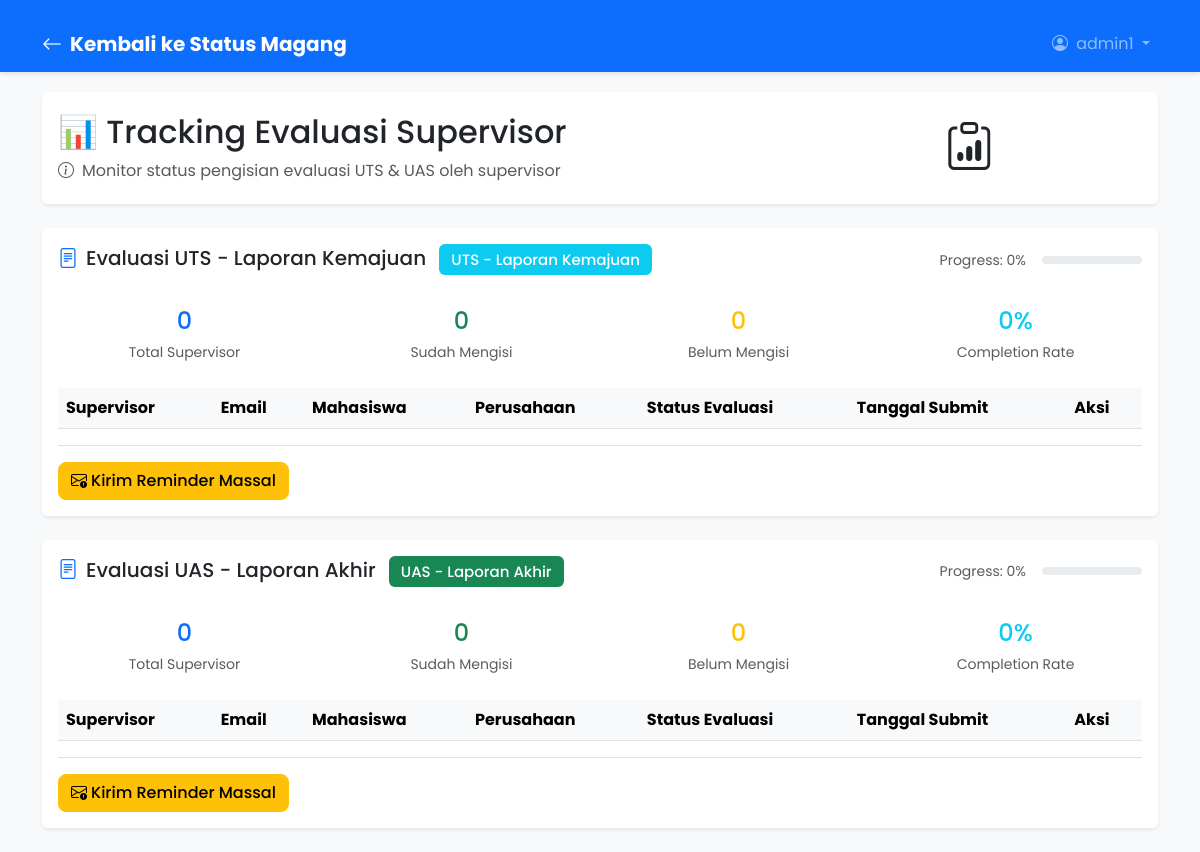
/coops/tracking-evaluasi/ (signed in), run on the app's committed database.
### accounts/models.py (models this page shows)
class User(AbstractUser):
    ROLE_CHOICES = (
        ('mahasiswa', 'Mahasiswa'),
        ('supervisor', 'Supervisor'),
        ('admin', 'Admin'),
    )
    role = models.CharField(max_length=20, choices=ROLE_CHOICES)
    @property
    def supervisor(self):
        """Get supervisor profile if user is a supervisor"""
        if self.role == 'supervisor':
            from jobs.models import Supervisor
            try:
                return self.supervisor_profile
            except:
                supervisor = Supervisor.objects.create(
                    user=self,
                    nama=self.get_full_name() or self.username,
                    email=self.email
                )
                return supervisor
        return None

### coops/models.py (models this page shows, shortened)
class EvaluasiTemplate(models.Model):
    nama = models.CharField(max_length=200)
    jenis = models.CharField(max_length=20, choices=[
        ('uts', 'UTS - Laporan Kemajuan'),
        ('uas', 'UAS - Laporan Akhir'),
    ])
    pertanyaan = models.JSONField(help_text="Array of questions for the evaluation")
    aktif = models.BooleanField(default=True)
    created_at = models.DateTimeField(auto_now_add=True)

### coops/views.py (the view, shortened to what this page needs)
# urls.py: path("tracking-evaluasi/", views.tracking_evaluasi, name="tracking_evaluasi"),
@login_required
def tracking_evaluasi(request):
    if request.user.role != "admin":
        messages.error(request, "Akses ditolak. Anda bukan admin.")
        return redirect("/")
    from .models import EvaluasiTemplate, EvaluasiSupervisor
    tracking_data = []
    for template in EvaluasiTemplate.objects.filter(aktif=True):
        accepted_konfirmasi = KonfirmasiMagang.objects.filter(status__in=['accepted', 'completed'])
        evaluations = EvaluasiSupervisor.objects.filter(template=template)
        total_supervisors = accepted_konfirmasi.count()
        completed = evaluations.filter(status__in=['completed', 'finished']).count()
        pending = total_supervisors - completed
        completion_rate = int((completed / total_supervisors) * 100) if total_supervisors > 0 else 0
        supervisor_details = []
        tracking_data.append({
            'template': template,
            'total_supervisors': total_supervisors,
            'completed': completed,
            'pending': pending,
            'completion_rate': completion_rate,
            'supervisor_details': supervisor_details
        })
    context = {
        'tracking_data': tracking_data
    }
    return render(request, 'coops/tracking_evaluasi.html', context)

### coops/templates/coops/tracking_evaluasi.html (shortened to what this page needs)
{% load static %}
<!DOCTYPE html>
<html lang="en">
  <head>
    <link
      href="https://cdn.jsdelivr.net/npm/bootstrap@5.3.0/dist/css/bootstrap.min.css"
      rel="stylesheet"
    />
    <link rel="stylesheet" href="https://cdn.jsdelivr.net/npm/bootstrap-icons@1.10.0/font/bootstrap-icons.css">
    <link rel="stylesheet" href="{% static 'status.css' %}" />
      <link rel="stylesheet" href="{% static 'navbar-sticky.css' %}" />
  </head>
  <body class="bg-light">
    <nav class="navbar navbar-expand-lg navbar-dark bg-primary">
      <div class="container">
        <a class="navbar-brand fw-bold" href="{% url 'coops:status_magang' %}">
          <i class="bi bi-arrow-left me-2"></i>Kembali ke Status Magang
        </a>
        <div class="navbar-nav ms-auto">
          <div class="nav-item dropdown">
            <a class="nav-link dropdown-toggle" href="#" role="button" data-bs-toggle="dropdown">
              <i class="bi bi-person-circle me-1"></i>
              {% if request.user.is_authenticated %}
                {{ request.user.get_full_name|default:request.user.username }}
              {% endif %}
            </a>
          </div>
        </div>
      </div>
    </nav>
    <div class="container mt-4">
        <div class="row mb-4">
            <div class="col-12">
                <div class="card shadow-sm border-0 bg-gradient">
                    <div class="card-body">
                        <div class="row align-items-center">
                            <div class="col-md-8">
                                <h2 class="mb-2">📊 Tracking Evaluasi Supervisor</h2>
                                <p class="mb-0 opacity-75">
                                    <i class="bi bi-info-circle me-2"></i>Monitor status pengisian evaluasi UTS & UAS oleh supervisor
                                </p>
                            </div>
                            <div class="col-md-4 text-center">
                                <div class="avatar-circle">
                                    <i class="bi bi-clipboard-data" style="font-size: 3rem;"></i>
                                </div>
                            </div>
                        </div>
                    </div>
                </div>
            </div>
        </div>
        {% for data in tracking_data %}
            <div class="row mb-4">
                <div class="col-12">
                    <div class="card shadow-sm border-0">
                        <div class="card-header bg-white border-bottom-0 py-3">
                            <div class="d-flex justify-content-between align-items-center">
                                <h5 class="mb-0">
                                    <i class="bi bi-file-text me-2 text-primary"></i>{{ data.template.nama }}
                                    <span class="badge {% if data.template.jenis == 'uts' %}bg-info{% else %}bg-success{% endif %} ms-2">
                                        {{ data.template.get_jenis_display }}
                                    </span>
                                </h5>
                                <div class="d-flex align-items-center">
                                    <div class="me-3">
                                        <small class="text-muted">Progress: {{ data.completion_rate }}%</small>
                                    </div>
                                    <div class="progress" style="width: 100px; height: 8px;">
                                    </div>
                                </div>
                            </div>
                        </div>
                        <div class="card-body">
                            <div class="row mb-4">
                                <div class="col-md-3">
                                    <div class="text-center">
                                        <div class="h4 text-primary mb-1">{{ data.total_supervisors }}</div>
                                        <small class="text-muted">Total Supervisor</small>
                                    </div>
                                </div>
                                <div class="col-md-3">
                                    <div class="text-center">
                                        <div class="h4 text-success mb-1">{{ data.completed }}</div>
                                        <small class="text-muted">Sudah Mengisi</small>
                                    </div>
                                </div>
                                <div class="col-md-3">
                                    <div class="text-center">
                                        <div class="h4 text-warning mb-1">{{ data.pending }}</div>
                                        <small class="text-muted">Belum Mengisi</small>
                                    </div>
                                </div>
                                <div class="col-md-3">
                                    <div class="text-center">
                                        <div class="h4 text-info mb-1">{{ data.completion_rate }}%</div>
                                        <small class="text-muted">Completion Rate</small>
                                    </div>
                                </div>
                            </div>
                            <div class="table-responsive">
                                <table class="table table-hover align-middle mb-0">
                                    <thead class="table-light">
                                        <tr>
                                            <th>Supervisor</th>
                                            <th>Email</th>
                                            <th>Mahasiswa</th>
                                            <th>Perusahaan</th>
                                            <th>Status Evaluasi</th>
                                            <th>Tanggal Submit</th>
                                            <th>Aksi</th>
                                        </tr>
                                    </thead>
                                </table>
                            </div>
                            <div class="mt-3 pt-3 border-top">
                                <div class="d-flex gap-2">
                                    {% if data.completed == data.total_supervisors and data.total_supervisors > 0 %}
                                        <button class="btn btn-success" onclick="downloadResults('{{ data.template.id }}')">
                                            <i class="bi bi-download me-1"></i>Download Hasil Evaluasi
                                        </button>
                                        <button class="btn btn-info" onclick="sendToKaprodi('{{ data.template.id }}')">
                                            <i class="bi bi-send me-1"></i>Kirim ke Kaprodi & Mentor
                                        </button>
                                    {% else %}
                                        <button class="btn btn-warning" onclick="sendBulkReminder('{{ data.template.id }}')">
                                            <i class="bi bi-envelope-exclamation me-1"></i>Kirim Reminder Massal
                                        </button>
                                    {% endif %}
                                </div>
                            </div>
                        </div>
                    </div>
                </div>
            </div>
        {% endfor %}
    </div>
  </body>
</html>

### coops/static/status.css (style rules this page uses)
body { font-family: "Poppins", sans-serif; background-color: #f8f9fa; }
.avatar-circle { width: 80px; height: 80px; border-radius: 50%; background: rgba(255, 255, 255, 0.2); display: flex; align-items: center; justify-content: center; margin: 0 auto; }
.card { transition: transform 0.2s ease-in-out, box-shadow 0.2s ease-in-out; }
.badge { font-weight: 500; padding: 8px 12px; }
.progress { background-color: #e9ecef; border-radius: 10px; }
.btn { border-radius: 8px; font-weight: 500; transition: all 0.2s ease; }

### coops/static/navbar-sticky.css (style rules this page uses)
.navbar { position: fixed !important; top: 0 !important; width: 100% !important; z-index: 1030 !important; box-shadow: 0 2px 4px rgba(0,0,0,0.1) !important; }
body { padding-top: 76px !important; }
.container:first-of-type, .container-fluid:first-of-type { margin-top: 1rem !important; }
.navbar-brand, .navbar-nav { z-index: 1031 !important; }

### data on the page
User: user.get_full_name "admin1"
EvaluasiTemplate: template.nama "Evaluasi UTS - Laporan Kemajuan", template.jenis "UTS - Laporan Kemajuan", completion_rate "0", total_supervisors "0", completed "0", pending "0"
EvaluasiTemplate: template.nama "Evaluasi UAS - Laporan Akhir", template.jenis "UAS - Laporan Akhir", completion_rate "0", total_supervisors "0", completed "0", pending "0"
